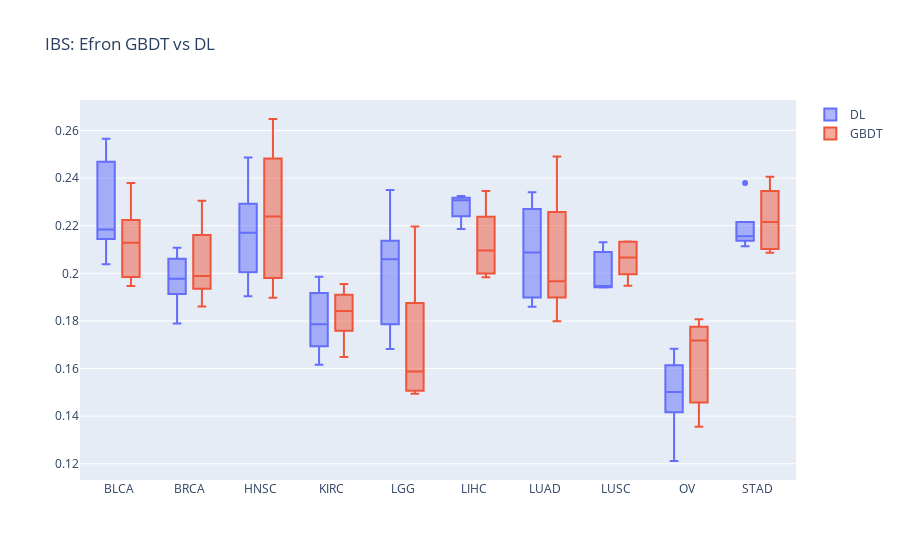

Notebook cell for this chart:
### Code cell
get_boxplot_ibs( model='efron', title='IBS: Efron GBDT vs DL', data='tcga')

### Figure 1 — Plotly figure (JSON) as saved in the notebook; plotly's stock layout.template omitted (floating-point values rounded to 4 significant figures)
{"data": [{"name": "DL", "type": "box", "x": ["BLCA", "BLCA", "BLCA", "BLCA", "BLCA", "BRCA", "BRCA", "BRCA", "BRCA", "BRCA", "HNSC", "HNSC", "HNSC", "HNSC", "HNSC", "KIRC", "KIRC", "KIRC", "KIRC", "KIRC", "LGG", "LGG", "LGG", "LGG", "LGG", "LIHC", "LIHC", "LIHC", "LIHC", "LIHC", "LUAD", "LUAD", "LUAD", "LUAD", "LUAD", "LUSC", "LUSC", "LUSC", "LUSC", "LUSC", "OV", "OV", "OV", "OV", "OV", "STAD", "STAD", "STAD", "STAD", "STAD"], "y": [0.2565, 0.218, 0.2437, 0.2184, 0.2038, 0.2046, 0.1977, 0.2107, 0.1789, 0.1955, 0.217, 0.1904, 0.2228, 0.2486, 0.2039, 0.1895, 0.1616, 0.1986, 0.1786, 0.1719, 0.1682, 0.235, 0.2059, 0.2066, 0.1821, 0.2186, 0.2315, 0.2325, 0.2257, 0.2307, 0.2246, 0.1911, 0.2087, 0.2341, 0.1859, 0.1942, 0.194, 0.2076, 0.1947, 0.2131, 0.1502, 0.1212, 0.1591, 0.1484, 0.1683, 0.2145, 0.2161, 0.2156, 0.2114, 0.238]}, {"name": "GBDT", "type": "box", "x": ["BLCA", "BLCA", "BLCA", "BLCA", "BLCA", "BRCA", "BRCA", "BRCA", "BRCA", "BRCA", "HNSC", "HNSC", "HNSC", "HNSC", "HNSC", "KIRC", "KIRC", "KIRC", "KIRC", "KIRC", "LGG", "LGG", "LGG", "LGG", "LGG", "LIHC", "LIHC", "LIHC", "LIHC", "LIHC", "LUAD", "LUAD", "LUAD", "LUAD", "LUAD", "LUSC", "LUSC", "LUSC", "LUSC", "LUSC", "OV", "OV", "OV", "OV", "OV", "STAD", "STAD", "STAD", "STAD", "STAD"], "y": [0.1946, 0.2379, 0.2172, 0.2129, 0.1997, 0.186, 0.2113, 0.2305, 0.196, 0.1989, 0.2239, 0.2427, 0.2008, 0.2648, 0.1897, 0.1842, 0.1955, 0.1648, 0.1895, 0.1795, 0.1768, 0.2196, 0.1511, 0.1588, 0.1494, 0.2096, 0.1983, 0.2346, 0.2202, 0.2005, 0.1931, 0.249, 0.218, 0.1799, 0.1967, 0.2134, 0.2132, 0.1947, 0.2067, 0.2012, 0.1356, 0.1766, 0.1491, 0.1718, 0.1807, 0.2107, 0.2326, 0.2087, 0.2406, 0.2216]}], "layout": {"boxmode": "group", "title": {"text": "IBS: Efron GBDT vs DL"}}}
